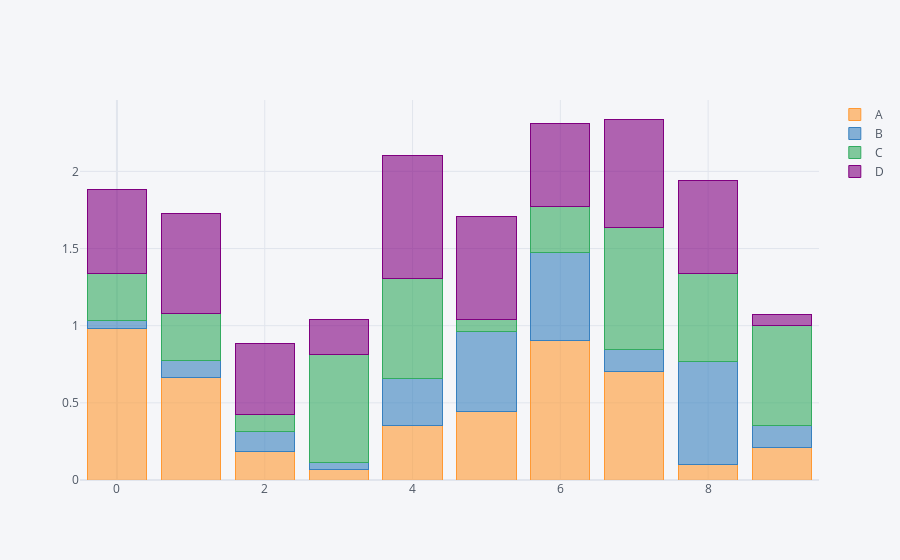

Notebook cell for this chart:
### Markdown cell above
## 1-4-2 bar chart , mode = stack

### Code cell
df.iplot(kind='bar',barmode='stack')

### Figure 1 — Plotly figure (JSON) as saved in the notebook; plotly's stock layout.template omitted (floating-point values rounded to 4 significant figures)
{"data": [{"marker": {"color": "rgba(255, 153, 51, 0.6)", "line": {"color": "rgba(255, 153, 51, 1.0)", "width": 1}}, "name": "A", "orientation": "v", "text": "", "type": "bar", "x": [0, 1, 2, 3, 4, 5, 6, 7, 8, 9], "y": [0.981, 0.6638, 0.1871, 0.06945, 0.3505, 0.4416, 0.9026, 0.7005, 0.09772, 0.2103]}, {"marker": {"color": "rgba(55, 128, 191, 0.6)", "line": {"color": "rgba(55, 128, 191, 1.0)", "width": 1}}, "name": "B", "orientation": "v", "text": "", "type": "bar", "x": [0, 1, 2, 3, 4, 5, 6, 7, 8, 9], "y": [0.05183, 0.11, 0.1286, 0.04713, 0.309, 0.5217, 0.5696, 0.1439, 0.6674, 0.1457]}, {"marker": {"color": "rgba(50, 171, 96, 0.6)", "line": {"color": "rgba(50, 171, 96, 1.0)", "width": 1}}, "name": "C", "orientation": "v", "text": "", "type": "bar", "x": [0, 1, 2, 3, 4, 5, 6, 7, 8, 9], "y": [0.3071, 0.3074, 0.1086, 0.6944, 0.6446, 0.07817, 0.2973, 0.794, 0.575, 0.6464]}, {"marker": {"color": "rgba(128, 0, 128, 0.6)", "line": {"color": "rgba(128, 0, 128, 1.0)", "width": 1}}, "name": "D", "orientation": "v", "text": "", "type": "bar", "x": [0, 1, 2, 3, 4, 5, 6, 7, 8, 9], "y": [0.5455, 0.6453, 0.4596, 0.2281, 0.7968, 0.6651, 0.5393, 0.7012, 0.599, 0.06916]}], "layout": {"barmode": "stack", "legend": {"bgcolor": "#F5F6F9", "font": {"color": "#4D5663"}, "traceorder": "normal"}, "paper_bgcolor": "#F5F6F9", "plot_bgcolor": "#F5F6F9", "title": {"font": {"color": "#4D5663"}}, "xaxis": {"gridcolor": "#E1E5ED", "showgrid": true, "tickfont": {"color": "#4D5663"}, "title": {"font": {"color": "#4D5663"}, "text": ""}, "zerolinecolor": "#E1E5ED"}, "yaxis": {"gridcolor": "#E1E5ED", "showgrid": true, "tickfont": {"color": "#4D5663"}, "title": {"font": {"color": "#4D5663"}, "text": ""}, "zerolinecolor": "#E1E5ED"}}}
